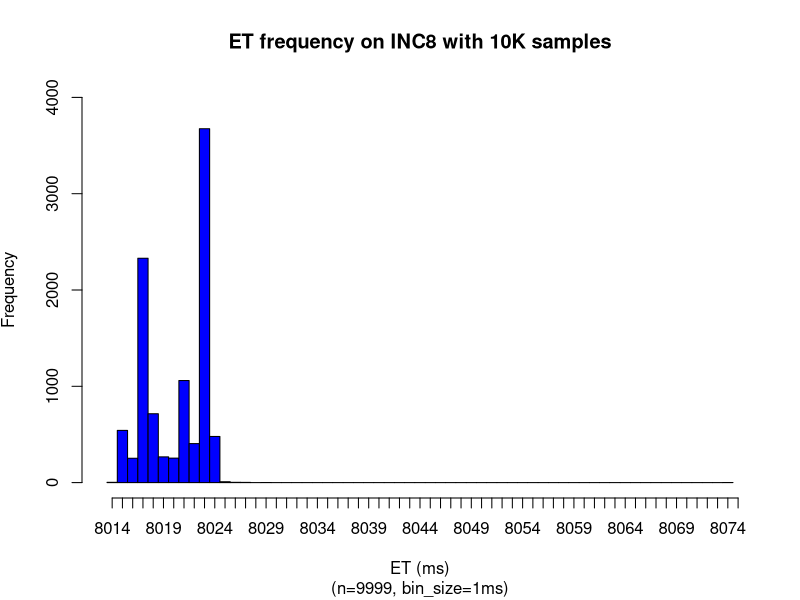
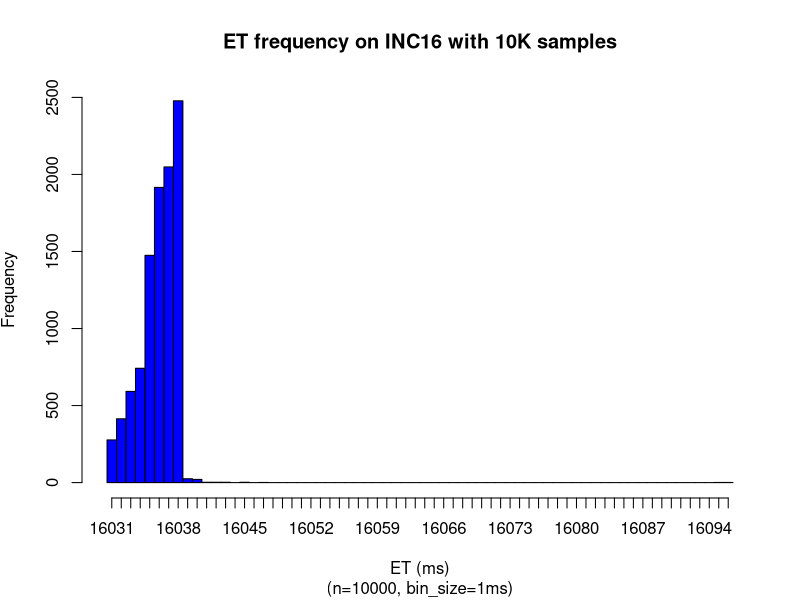
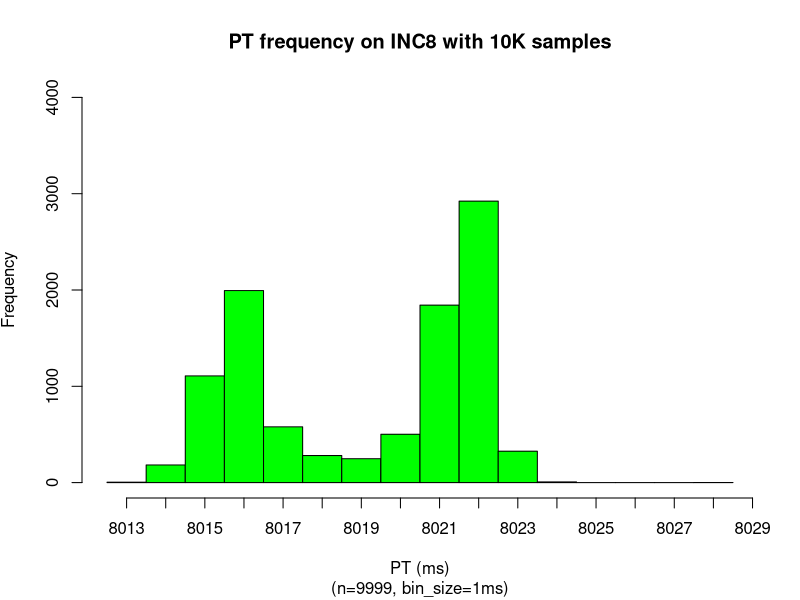
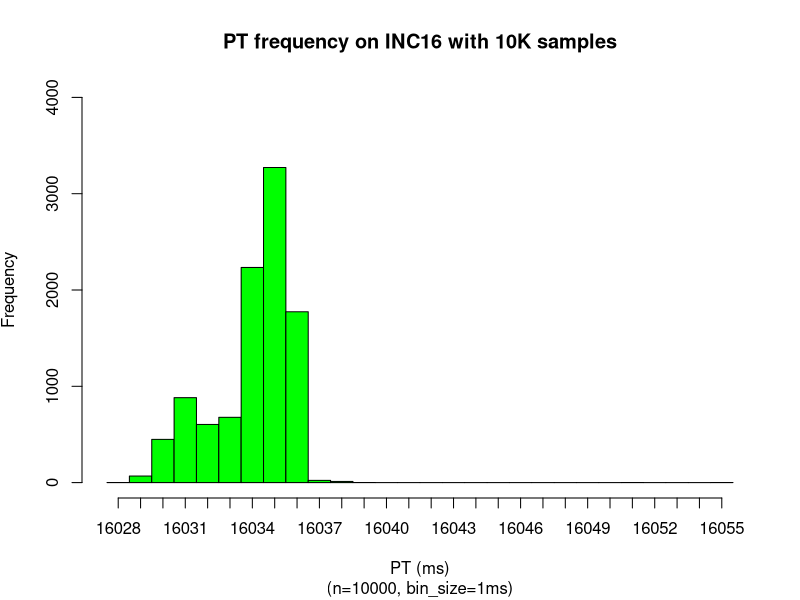

Source code (R) for these figures, in order:
### sodb9
numSamples <- 10000
x = read.csv(file="8_sec.dat",head=TRUE,sep="\t")
x <- subset(x, x$ITERNUM <= numSamples)
setEPS()
postscript("8_sec_et_hist_v5.eps")
binsize=1
x <- subset(x, x$ITERNUM != 9394)
#x_up = mean(x$METIME) + 2*sd(x$METIME)
#x_dn = mean(x$METIME) - 2*sd(x$METIME)
#x = subset(x, x$METIME >= x_dn & x$METIME <= x_up)
xmin <-min(x$METIME)
xmax <-max(x$METIME)
xmin
xmax
nbins <- ceiling((xmax-xmin) / binsize)
h = hist(x$METIME, right=F, breaks=seq(xmin,xmax+binsize,binsize),plot=F)
xmin <-min(x$METIME)
xmax <-max(x$METIME)
ymax <- max(h$counts)
ymax <- ceiling(ymax/100)*100
ymax <- 4000
plot(h, xaxt='n', freq=TRUE,ylim=c(0,ymax), col="blue", main='ET frequency on INC8 with 10K samples', 
sub=paste("(n=",nrow(x),", bin_size=",binsize,"ms)",sep=""), 
xlab='ET (ms)', ylab=expression('Frequency'))
axis(side=1,at=seq(min(h$mids),max(h$mids)+binsize,binsize),labels=seq(ceiling(min(h$mids)),ceiling(max(h$mids))+binsize,binsize))
dev.off()

numSamples <- 10000
x = read.csv(file="16_sec.dat",head=TRUE,sep="\t")
x <- subset(x, x$ITERNUM <= numSamples)
setEPS()
postscript("16_sec_et_hist_v5.eps")
binsize=1
#x <- subset(x, x$ITERNUM != 9394)
#x_up = mean(x$METIME) + 2*sd(x$METIME)
#x_dn = mean(x$METIME) - 2*sd(x$METIME)
#x = subset(x, x$METIME >= x_dn & x$METIME <= x_up)
xmin <-min(x$METIME)
xmax <-max(x$METIME)
xmin
xmax
nbins <- ceiling((xmax-xmin) / binsize)
h = hist(x$METIME, right=F, breaks=seq(xmin,xmax+binsize,binsize),plot=F)
xmin <-min(x$METIME)
xmax <-max(x$METIME)
ymax <- max(h$counts)
ymax <- ceiling(ymax/100)*100
ymax <- 2500
plot(h, xaxt='n', freq=TRUE,ylim=c(0,ymax), col="blue", main='ET frequency on INC16 with 10K samples', 
sub=paste("(n=",nrow(x),", bin_size=",binsize,"ms)",sep=""), 
xlab='ET (ms)', ylab=expression('Frequency'))
axis(side=1,at=h$mids,labels=seq(xmin,xmax,1))
dev.off()

x = read.csv(file="8_sec.dat",head=TRUE,sep="\t")
x <- subset(x, x$ITERNUM <= numSamples)
setEPS()
postscript("8_sec_pt_hist_v5.eps")
x <- subset(x, x$ITERNUM != 9394)
binsize=1
xmin <-min(x$PRTIME)
xmax <-max(x$PRTIME)
xmin
xmax
nbins <- ceiling((xmax-xmin) / binsize)
h = hist(x$PRTIME, right=F, breaks=seq(xmin,xmax+binsize,binsize),plot=F)
ymax <- max(h$counts)
ymax <- ceiling(ymax/100)*100
ymax <- 4000
plot(h, xaxt='n', freq=TRUE,ylim=c(0,ymax), col="green", main='PT frequency on INC8 with 10K samples', 
sub=paste("(n=",nrow(x),", bin_size=",binsize,"ms)",sep=""), 
xlab='PT (ms)', ylab=expression('Frequency'))
axis(side=1,at=seq(min(h$mids),max(h$mids)+binsize,binsize),labels=seq(ceiling(min(h$mids)),ceiling(max(h$mids))+binsize,binsize))
dev.off()
numSamples <- 10000
x = read.csv(file="16_sec.dat",head=TRUE,sep="\t")
x <- subset(x, x$ITERNUM <= numSamples)
setEPS()
postscript("16_sec_pt_hist.eps")
binsize=1
xmin <-min(x$PRTIME)
xmax <-max(x$PRTIME)
xmin
xmax
nbins <- ceiling((xmax-xmin) / binsize)
h = hist(x$PRTIME, right=F, breaks=seq(xmin,xmax+binsize,binsize),plot=F)
ymax <- max(h$counts)
ymax <- ceiling(ymax/100)*100
ymax <- 4000
plot(h, xaxt='n', freq=TRUE,ylim=c(0,ymax), col="green", main='PT frequency on INC16 with 10K samples', 
sub=paste("(n=",nrow(x),", bin_size=",binsize,"ms)",sep=""), 
xlab='PT (ms)', ylab=expression('Frequency'))
axis(side=1,at=h$mids,labels=seq(xmin,xmax,1))
dev.off()
